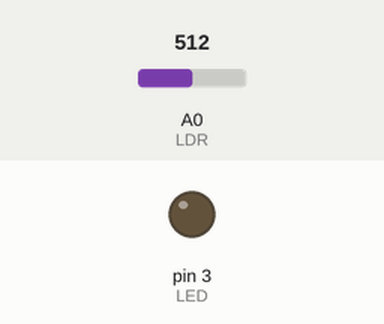
Bench run of a sketch on a simulated Arduino Uno, built with avr-gcc and run on an emulated ATmega328P. Parts: output pins drawn as LEDs (lit = HIGH). The inputs (shaded band) are chosen by the test bench; at power-on: A0 (LDR) = 512.

Above: at 1.2 s.
1.3 s: A0 (LDR) set to 716
At 2.2 s:
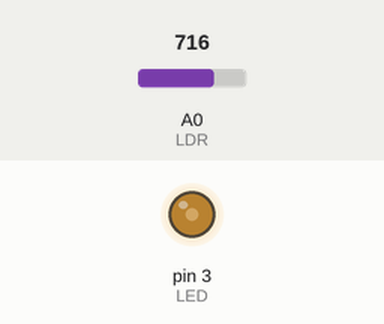
2.8 s: A0 (LDR) set to 900
At 3.4 s:
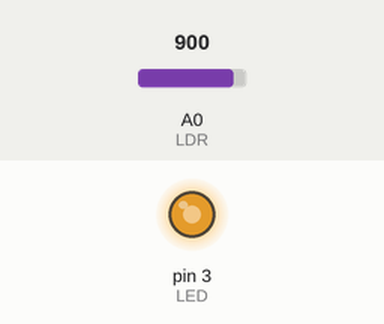
4.3 s: A0 (LDR) set to 306
At 5.5 s:
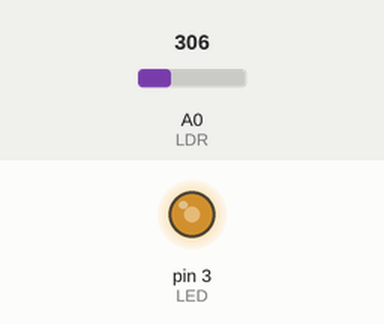
5.8 s: A0 (LDR) set to 122
At 6.8 s:
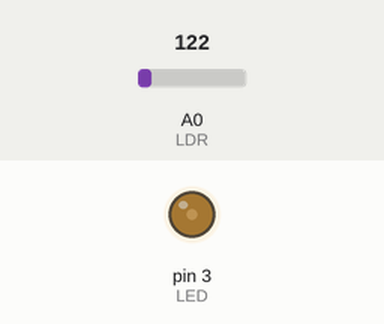
Timing chart, 0 to 8.3 s (numbered marks = the images above; inputs shaded):
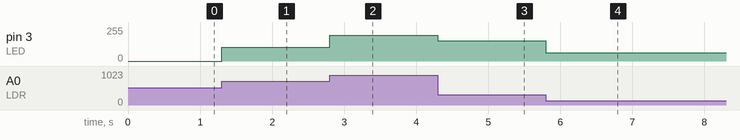

Measured:
- after the input at 1.3 s, pin 3 (LED): 0/255 → 102/255 at once
- after the input at 2.8 s, pin 3 (LED): 102/255 → 194/255 at once
- after the input at 4.3 s, pin 3 (LED): 194/255 → 153/255 at once
- after the input at 5.8 s, pin 3 (LED): 153/255 → 61/255 at once

The sketch:

win.ino
```cpp
#define LDR (A0)
#define LED 3

void setup() {
  pinMode(LDR, INPUT);
  pinMode(LED, OUTPUT);
}

void loop() {
  float light = analogRead(LDR)*5.0/1024;
  analogWrite(LED, light*512.0/5);
}
```
